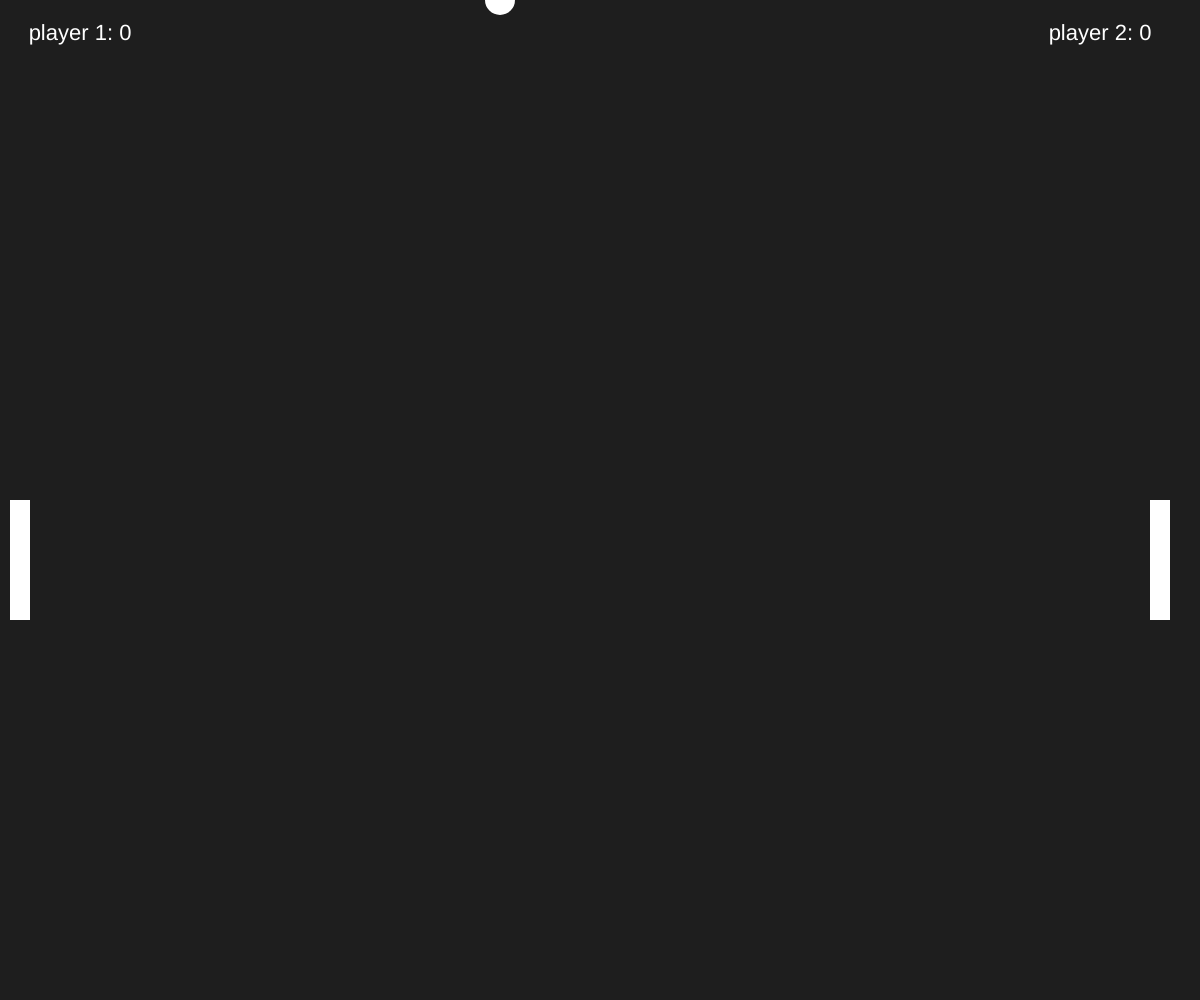
Frame 1 (no input)
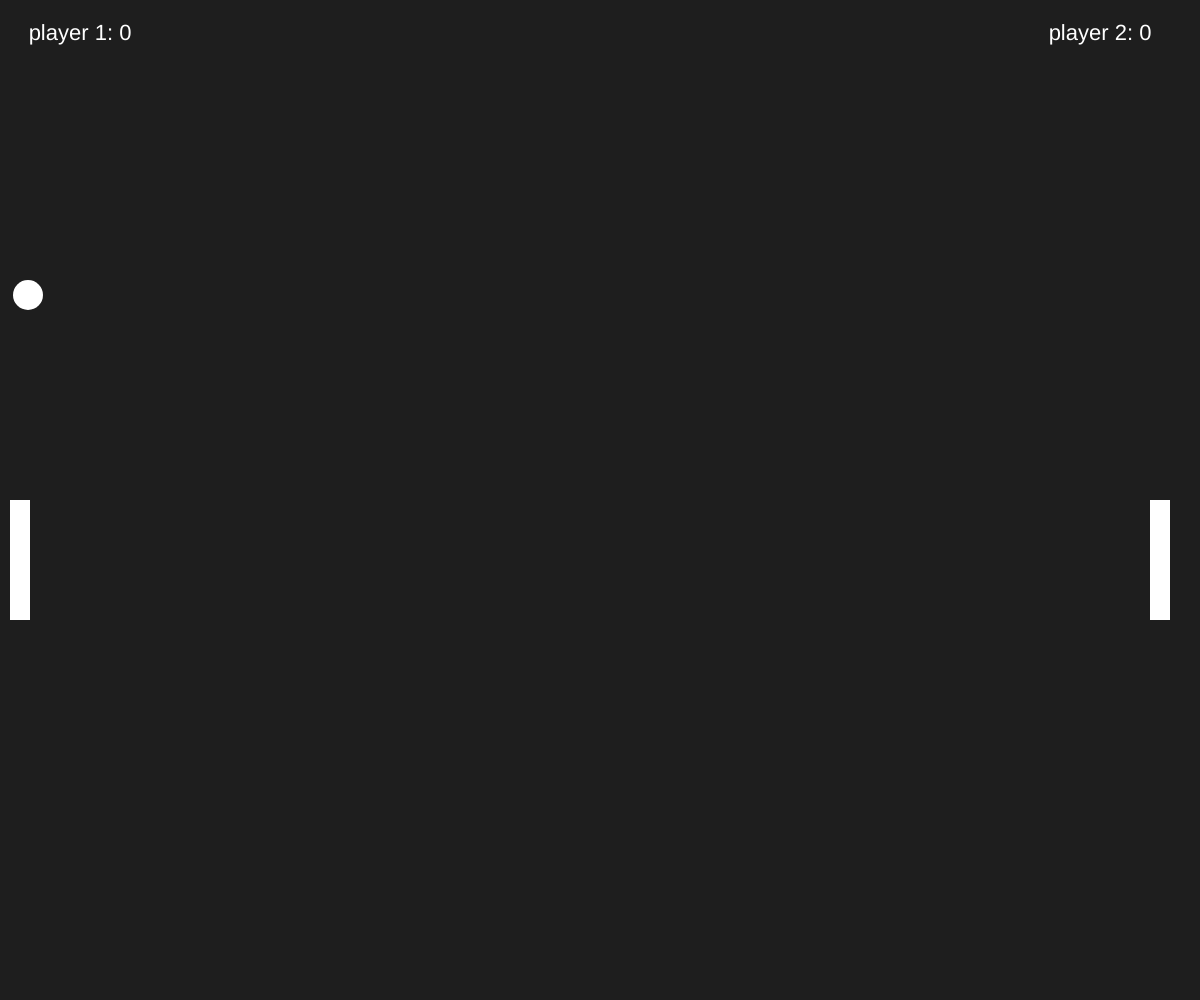
Frame 60 (no input)
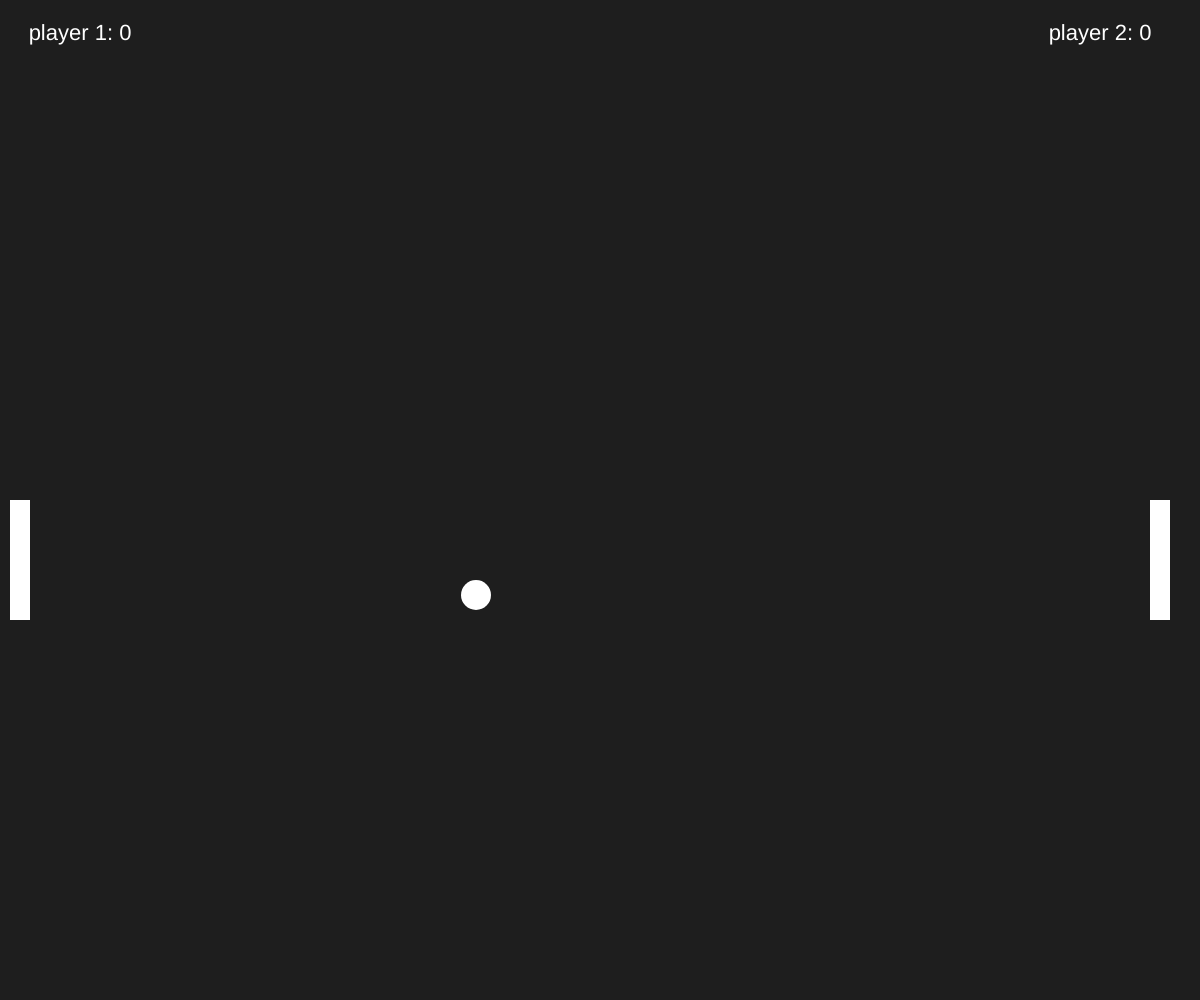
Frame 120 (the mouse pressed at the canvas centre since frame 60)

The p5.js sketch that drew these frames (run headless with seeded random() and noise() and a simulated clock; from frame 60 on, the mouse is pressed at the canvas centre):

// p5.js sketch
// ── sketch.js
var ballX = 500;
var ballY = 0;

var ballXV = -8;
var ballYV = 5;

var rectX;
var rectY;
var rect2X;
var rect2Y;

var score1 = 0;
var score2 = 0;

var r;
var g;
var b;

function setup() {
  createCanvas(windowWidth, windowHeight);
  background(0);
  noStroke();
  fill(0, 255, 0);   

  rectX = 10;
  rectY = windowHeight/2;
  rect2X = windowWidth-50;
  rect2Y = windowHeight/2;
}


function draw() {
  background(30);  
  setText();
  setShapes();    
  bounceCheck();
  increment();
  // scoreCheck();  
  sliderConstrain();
  keyTyped()
}

function sliderConstrain(){
  if (rectY < 0){
    rectY = 0;
  }else if(rectY + 120 > windowHeight){
    rectY = windowHeight - 120;
  }

  if (rect2Y < 0){
    rect2Y = 0;
  }else if(rect2Y + 120 > windowHeight){
    rect2Y = windowHeight - 120;
  }
}

function increment() {  
  ballX += ballXV;  
  ballY += ballYV;
  
  if(millis() % 1000 == 0) {
    ballXV = ballXV * 2;
  }
}

// function mouseMoved() {
//   rectY = mouseY;
// }

function keyTyped() {
  if (key === 's' && keyIsPressed ) {
    rectY += 10;
  } else if (key === 'w' && keyIsPressed) {
    rectY -= 10;
  }

  if (key === 'l' && keyIsPressed ) {
    rect2Y += 10;
  } else if (key === 'o' && keyIsPressed) {
    rect2Y -= 10;
  }
}

function ball(x, y) {
  ellipse(x, y, 30, 30);
}

function setShapes() {
  fill(255);
  rect(rectX, rectY, 20, 120);
  rect(rect2X, rect2Y, 20, 120);
  fill(r, g, b);
  ball(ballX, ballY);
}

function sliderBounce1() {
  if(rectY < ballY && rectY + 120 > ballY) {
    ballXV = ballXV * -1;
    score1 += 1;
    changeColor();
  }
}

function sliderBounce2() {
  if(rect2Y < ballY && rect2Y + 120 > ballY) {
    ballXV = ballXV * -1;
    fill('green');
    changeColor();
  }
}

function changeColor(){
  r = 255;
  g = random(100); // g is a random number betwen 100 - 200
  b = random(255); // b is a random number between 0 - 100
}

function wallBounce() {
  ballXV = ballXV * -1;
}

function bounceCheck() {
  if(ballY < 0 || ballY + 15 > windowHeight) {
    ballYV = ballYV * -1;
  }
  
  if(ballX < 40 && ballXV < 0) {
    sliderBounce1();
  }
  
  if(ballX > windowWidth - 60 && ballXV > 0) {
    sliderBounce2();
  }
  
  if(ballX + 15 > windowWidth && ballXV > 0) {
    wallBounce();
  }

  if(ballX - 15 < 0 && ballXV < 0) {
    wallBounce();
  }
  
  if(ballX  < 0) {
    ballX = ballXV * -1;
  }
}

// function scoreCheck() {
//   if(score == 0) {
//     noLoop();
//     score = "YOU LOSE";
//   }
  
//   if(score == 10) {
//     noLoop();
//     score = "YOU WIN";
//   }
// }

function setText() {
  fill(255);
  textAlign(CENTER);
  textSize(22);
  text("player 1: " + score1, 80, 40);
  text("player 2: " + score2, windowWidth-100, 40);
}
